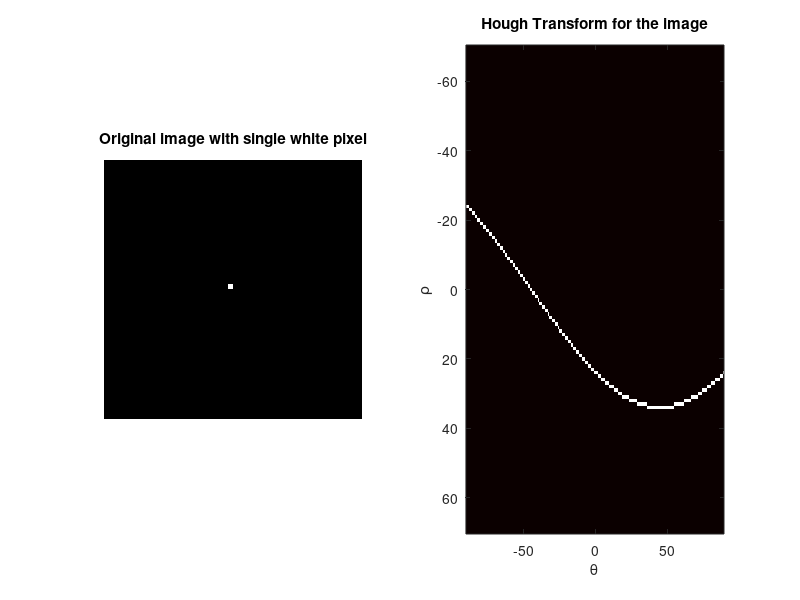
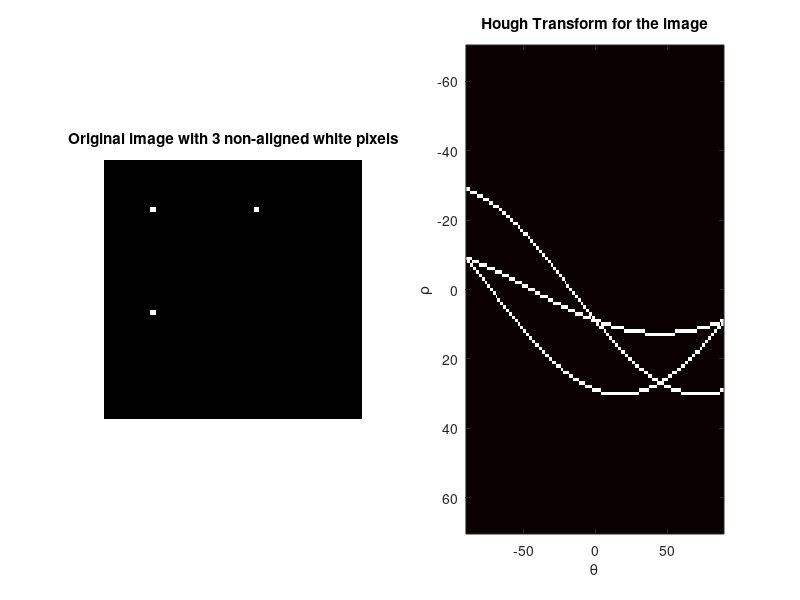
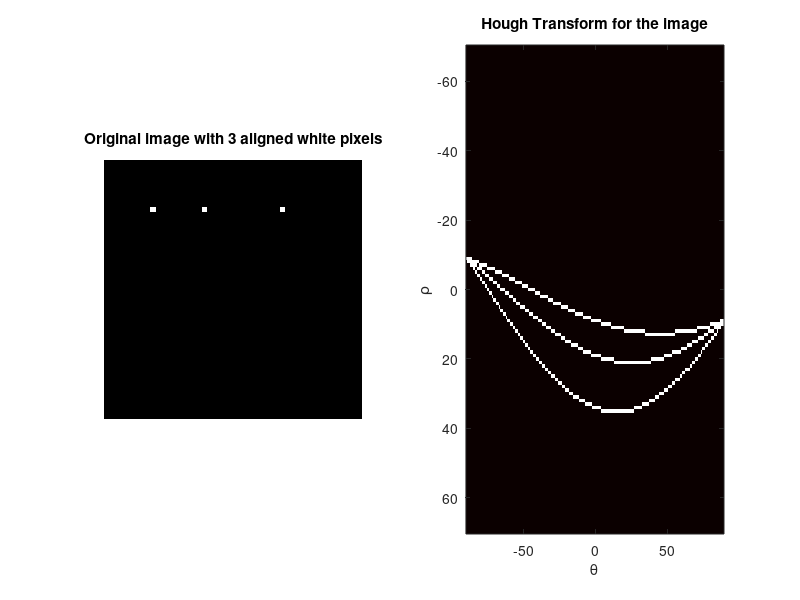

Recreate these plots in MATLAB, in order.
function sub_task_3_hough_fmor_lines()
    %%%%%%%%%%%%%%%%%%%%%%%%%%%%%%%%
    %%%% Single pixel image
    %%%%%%%%%%%%%%%%%%%%%%%%%%%%%%%%
    single_pixel_image = zeros(50);
    single_pixel_image(25, 25) = 255;
    single_pixel_image = cast(single_pixel_image, 'uint8');
    plot_title_single_pixel = 'Original image with single white pixel';
    hough_for_lines(single_pixel_image, 1, plot_title_single_pixel);
    
    %%%%%%%%%%%%%%%%%%%%%%%%%%%%%%%%
    %%%% 3 Non-aligned points image
    %%%%%%%%%%%%%%%%%%%%%%%%%%%%%%%%
    non_aligned_image = zeros(50);
    non_aligned_image(10, 10) = 255;
    non_aligned_image(10, 30) = 255;
    non_aligned_image(30, 10) = 255;
    non_aligned_image = cast(non_aligned_image, 'uint8');
    plot_title_non_aligned = 'Original image with 3 non-aligned white pixels';
    hough_for_lines(non_aligned_image, 2, plot_title_non_aligned);
    
    %%%%%%%%%%%%%%%%%%%%%%%%%%%%%%%%
    %%%% 3 Aligned points image
    %%%%%%%%%%%%%%%%%%%%%%%%%%%%%%%%
    aligned_image = zeros(50);
    aligned_image(10, 10) = 255;
    aligned_image(10, 20) = 255;
    aligned_image(10, 35) = 255;
    aligned_image = cast(aligned_image, 'uint8');
    plot_title_aligned = 'Original image with 3 aligned white pixels';
    hough_for_lines(aligned_image, 3, plot_title_aligned);
end

function hough_for_lines(img, plot_num, plot_title)
    [H, theta, rho] = hough(img);
    figure(plot_num);
    subplot(1, 2, 1);
    imshow(img);
    title(plot_title);
    subplot(1, 2, 2);
    imshow(imadjust(rescale(H)), 'XData', theta, 'YData', rho, 'InitialMagnification', 'fit');
    title('Hough Transform for the image');
    xlabel('\theta')
    ylabel('\rho');
    axis on, axis normal;
    colormap(gca, hot);
end